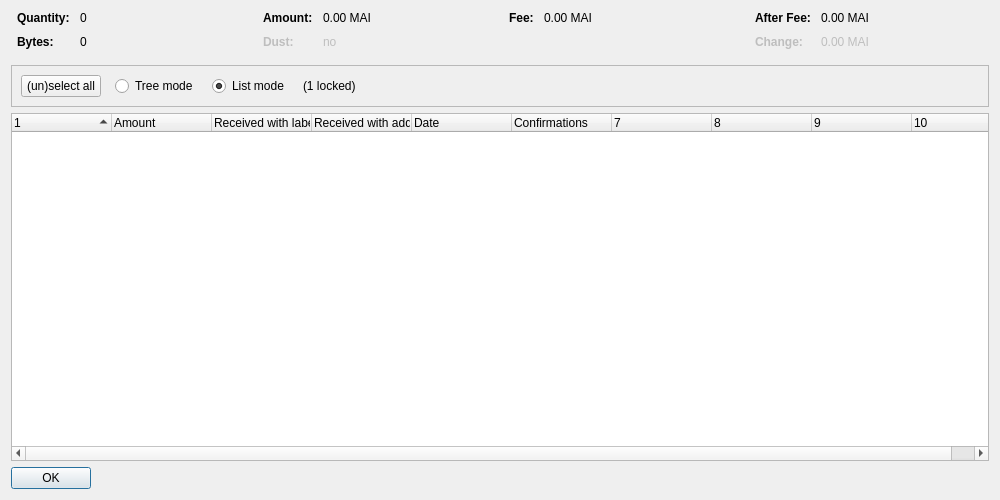
<?xml version="1.0" encoding="UTF-8"?>
<ui version="4.0">
 <class>CoinControlDialog</class>
 <widget class="QDialog" name="CoinControlDialog">
  <property name="geometry">
   <rect>
    <x>0</x>
    <y>0</y>
    <width>1000</width>
    <height>500</height>
   </rect>
  </property>
  <property name="windowTitle">
   <string>Coin Selection</string>
  </property>
  <layout class="QVBoxLayout" name="verticalLayout">
   <item>
    <layout class="QHBoxLayout" name="horizontalLayoutTop" stretch="0,0,0,0">
     <property name="topMargin">
      <number>0</number>
     </property>
     <property name="bottomMargin">
      <number>10</number>
     </property>
     <item>
      <layout class="QFormLayout" name="formLayoutCoinControl1">
       <property name="horizontalSpacing">
        <number>10</number>
       </property>
       <property name="verticalSpacing">
        <number>10</number>
       </property>
       <property name="leftMargin">
        <number>6</number>
       </property>
       <property name="rightMargin">
        <number>6</number>
       </property>
       <item row="0" column="0">
        <widget class="QLabel" name="labelCoinControlQuantityText">
         <property name="font">
          <font>
           <weight>75</weight>
           <bold>true</bold>
          </font>
         </property>
         <property name="text">
          <string>Quantity:</string>
         </property>
        </widget>
       </item>
       <item row="0" column="1">
        <widget class="QLabel" name="labelCoinControlQuantity">
         <property name="cursor">
          <cursorShape>IBeamCursor</cursorShape>
         </property>
         <property name="contextMenuPolicy">
          <enum>Qt::ActionsContextMenu</enum>
         </property>
         <property name="text">
          <string notr="true">0</string>
         </property>
         <property name="textInteractionFlags">
          <set>Qt::LinksAccessibleByMouse|Qt::TextSelectableByKeyboard|Qt::TextSelectableByMouse</set>
         </property>
        </widget>
       </item>
       <item row="1" column="0">
        <widget class="QLabel" name="labelCoinControlBytesText">
         <property name="font">
          <font>
           <weight>75</weight>
           <bold>true</bold>
          </font>
         </property>
         <property name="text">
          <string>Bytes:</string>
         </property>
        </widget>
       </item>
       <item row="1" column="1">
        <widget class="QLabel" name="labelCoinControlBytes">
         <property name="cursor">
          <cursorShape>IBeamCursor</cursorShape>
         </property>
         <property name="contextMenuPolicy">
          <enum>Qt::ActionsContextMenu</enum>
         </property>
         <property name="text">
          <string notr="true">0</string>
         </property>
         <property name="textInteractionFlags">
          <set>Qt::LinksAccessibleByMouse|Qt::TextSelectableByKeyboard|Qt::TextSelectableByMouse</set>
         </property>
        </widget>
       </item>
      </layout>
     </item>
     <item>
      <layout class="QFormLayout" name="formLayoutCoinControl2">
       <property name="horizontalSpacing">
        <number>10</number>
       </property>
       <property name="verticalSpacing">
        <number>10</number>
       </property>
       <property name="leftMargin">
        <number>6</number>
       </property>
       <property name="rightMargin">
        <number>6</number>
       </property>
       <item row="0" column="0">
        <widget class="QLabel" name="labelCoinControlAmountText">
         <property name="font">
          <font>
           <weight>75</weight>
           <bold>true</bold>
          </font>
         </property>
         <property name="text">
          <string>Amount:</string>
         </property>
        </widget>
       </item>
       <item row="0" column="1">
        <widget class="QLabel" name="labelCoinControlAmount">
         <property name="cursor">
          <cursorShape>IBeamCursor</cursorShape>
         </property>
         <property name="contextMenuPolicy">
          <enum>Qt::ActionsContextMenu</enum>
         </property>
         <property name="text">
          <string notr="true">0.00 MAI</string>
         </property>
         <property name="textInteractionFlags">
          <set>Qt::LinksAccessibleByMouse|Qt::TextSelectableByKeyboard|Qt::TextSelectableByMouse</set>
         </property>
        </widget>
       </item>
       <item row="1" column="0">
        <widget class="QLabel" name="labelCoinControlLowOutputText">
         <property name="enabled">
          <bool>false</bool>
         </property>
         <property name="font">
          <font>
           <weight>75</weight>
           <bold>true</bold>
          </font>
         </property>
         <property name="text">
          <string>Dust:</string>
         </property>
        </widget>
       </item>
       <item row="1" column="1">
        <widget class="QLabel" name="labelCoinControlLowOutput">
         <property name="enabled">
          <bool>false</bool>
         </property>
         <property name="cursor">
          <cursorShape>IBeamCursor</cursorShape>
         </property>
         <property name="contextMenuPolicy">
          <enum>Qt::ActionsContextMenu</enum>
         </property>
         <property name="text">
          <string notr="true">no</string>
         </property>
         <property name="textInteractionFlags">
          <set>Qt::LinksAccessibleByMouse|Qt::TextSelectableByKeyboard|Qt::TextSelectableByMouse</set>
         </property>
        </widget>
       </item>
      </layout>
     </item>
     <item>
      <layout class="QFormLayout" name="formLayoutCoinControl3">
       <property name="horizontalSpacing">
        <number>10</number>
       </property>
       <property name="verticalSpacing">
        <number>10</number>
       </property>
       <property name="leftMargin">
        <number>6</number>
       </property>
       <property name="rightMargin">
        <number>6</number>
       </property>
       <item row="0" column="0">
        <widget class="QLabel" name="labelCoinControlFeeText">
         <property name="font">
          <font>
           <weight>75</weight>
           <bold>true</bold>
          </font>
         </property>
         <property name="text">
          <string>Fee:</string>
         </property>
        </widget>
       </item>
       <item row="0" column="1">
        <widget class="QLabel" name="labelCoinControlFee">
         <property name="cursor">
          <cursorShape>IBeamCursor</cursorShape>
         </property>
         <property name="contextMenuPolicy">
          <enum>Qt::ActionsContextMenu</enum>
         </property>
         <property name="text">
          <string notr="true">0.00 MAI</string>
         </property>
         <property name="textInteractionFlags">
          <set>Qt::LinksAccessibleByMouse|Qt::TextSelectableByKeyboard|Qt::TextSelectableByMouse</set>
         </property>
        </widget>
       </item>
      </layout>
     </item>
     <item>
      <layout class="QFormLayout" name="formLayoutCoinControl4">
       <property name="horizontalSpacing">
        <number>10</number>
       </property>
       <property name="verticalSpacing">
        <number>10</number>
       </property>
       <property name="leftMargin">
        <number>6</number>
       </property>
       <property name="rightMargin">
        <number>6</number>
       </property>
       <item row="0" column="0">
        <widget class="QLabel" name="labelCoinControlAfterFeeText">
         <property name="font">
          <font>
           <weight>75</weight>
           <bold>true</bold>
          </font>
         </property>
         <property name="text">
          <string>After Fee:</string>
         </property>
        </widget>
       </item>
       <item row="0" column="1">
        <widget class="QLabel" name="labelCoinControlAfterFee">
         <property name="cursor">
          <cursorShape>IBeamCursor</cursorShape>
         </property>
         <property name="contextMenuPolicy">
          <enum>Qt::ActionsContextMenu</enum>
         </property>
         <property name="text">
          <string notr="true">0.00 MAI</string>
         </property>
         <property name="textInteractionFlags">
          <set>Qt::LinksAccessibleByMouse|Qt::TextSelectableByKeyboard|Qt::TextSelectableByMouse</set>
         </property>
        </widget>
       </item>
       <item row="1" column="0">
        <widget class="QLabel" name="labelCoinControlChangeText">
         <property name="enabled">
          <bool>false</bool>
         </property>
         <property name="font">
          <font>
           <weight>75</weight>
           <bold>true</bold>
          </font>
         </property>
         <property name="text">
          <string>Change:</string>
         </property>
        </widget>
       </item>
       <item row="1" column="1">
        <widget class="QLabel" name="labelCoinControlChange">
         <property name="enabled">
          <bool>false</bool>
         </property>
         <property name="cursor">
          <cursorShape>IBeamCursor</cursorShape>
         </property>
         <property name="contextMenuPolicy">
          <enum>Qt::ActionsContextMenu</enum>
         </property>
         <property name="text">
          <string notr="true">0.00 MAI</string>
         </property>
         <property name="textInteractionFlags">
          <set>Qt::LinksAccessibleByMouse|Qt::TextSelectableByKeyboard|Qt::TextSelectableByMouse</set>
         </property>
        </widget>
       </item>
      </layout>
     </item>
    </layout>
   </item>
   <item>
    <widget class="QFrame" name="frame">
     <property name="minimumSize">
      <size>
       <width>0</width>
       <height>40</height>
      </size>
     </property>
     <property name="frameShape">
      <enum>QFrame::StyledPanel</enum>
     </property>
     <property name="frameShadow">
      <enum>QFrame::Sunken</enum>
     </property>
     <layout class="QHBoxLayout" name="horizontalLayout">
      <item>
       <layout class="QHBoxLayout" name="horizontalLayoutPanel" stretch="0,0,0,0,0">
        <property name="spacing">
         <number>14</number>
        </property>
        <item>
         <widget class="QPushButton" name="pushButtonSelectAll">
          <property name="sizePolicy">
           <sizepolicy hsizetype="Maximum" vsizetype="Fixed">
            <horstretch>0</horstretch>
            <verstretch>0</verstretch>
           </sizepolicy>
          </property>
          <property name="text">
           <string>(un)select all</string>
          </property>
          <property name="autoDefault">
           <bool>false</bool>
          </property>
         </widget>
        </item>
        <item>
         <widget class="QRadioButton" name="radioTreeMode">
          <property name="sizePolicy">
           <sizepolicy hsizetype="Maximum" vsizetype="Fixed">
            <horstretch>0</horstretch>
            <verstretch>0</verstretch>
           </sizepolicy>
          </property>
          <property name="text">
           <string>Tree mode</string>
          </property>
         </widget>
        </item>
        <item>
         <widget class="QRadioButton" name="radioListMode">
          <property name="sizePolicy">
           <sizepolicy hsizetype="Maximum" vsizetype="Fixed">
            <horstretch>0</horstretch>
            <verstretch>0</verstretch>
           </sizepolicy>
          </property>
          <property name="text">
           <string>List mode</string>
          </property>
          <property name="checked">
           <bool>true</bool>
          </property>
         </widget>
        </item>
        <item>
         <widget class="QLabel" name="labelLocked">
          <property name="text">
           <string notr="true">(1 locked)</string>
          </property>
         </widget>
        </item>
        <item>
         <spacer name="horizontalSpacer">
          <property name="orientation">
           <enum>Qt::Horizontal</enum>
          </property>
          <property name="sizeHint" stdset="0">
           <size>
            <width>40</width>
            <height>20</height>
           </size>
          </property>
         </spacer>
        </item>
       </layout>
      </item>
     </layout>
    </widget>
   </item>
   <item>
    <widget class="CoinControlTreeWidget" name="treeWidget">
     <property name="contextMenuPolicy">
      <enum>Qt::CustomContextMenu</enum>
     </property>
     <property name="sortingEnabled">
      <bool>false</bool>
     </property>
     <property name="columnCount">
      <number>10</number>
     </property>
     <attribute name="headerShowSortIndicator" stdset="0">
      <bool>true</bool>
     </attribute>
     <attribute name="headerStretchLastSection">
      <bool>false</bool>
     </attribute>
     <column>
      <property name="text">
       <string/>
      </property>
     </column>
     <column>
      <property name="text">
       <string>Amount</string>
      </property>
     </column>
     <column>
      <property name="text">
       <string>Received with label</string>
      </property>
     </column>
     <column>
      <property name="text">
       <string>Received with address</string>
      </property>
     </column>
     <column>
      <property name="text">
       <string>Date</string>
      </property>
     </column>
     <column>
      <property name="text">
       <string>Confirmations</string>
      </property>
      <property name="toolTip">
       <string>Confirmed</string>
      </property>
     </column>
     <column>
      <property name="text">
       <string/>
      </property>
     </column>
     <column>
      <property name="text">
       <string/>
      </property>
     </column>
     <column>
      <property name="text">
       <string/>
      </property>
     </column>
     <column>
      <property name="text">
       <string/>
      </property>
     </column>
    </widget>
   </item>
   <item>
    <widget class="QDialogButtonBox" name="buttonBox">
     <property name="sizePolicy">
      <sizepolicy hsizetype="Maximum" vsizetype="Fixed">
       <horstretch>0</horstretch>
       <verstretch>0</verstretch>
      </sizepolicy>
     </property>
     <property name="orientation">
      <enum>Qt::Horizontal</enum>
     </property>
     <property name="standardButtons">
      <set>QDialogButtonBox::Ok</set>
     </property>
    </widget>
   </item>
  </layout>
 </widget>
 <customwidgets>
  <customwidget>
   <class>CoinControlTreeWidget</class>
   <extends>QTreeWidget</extends>
   <header>coincontroltreewidget.h</header>
  </customwidget>
 </customwidgets>
 <resources/>
 <connections/>
</ui>
